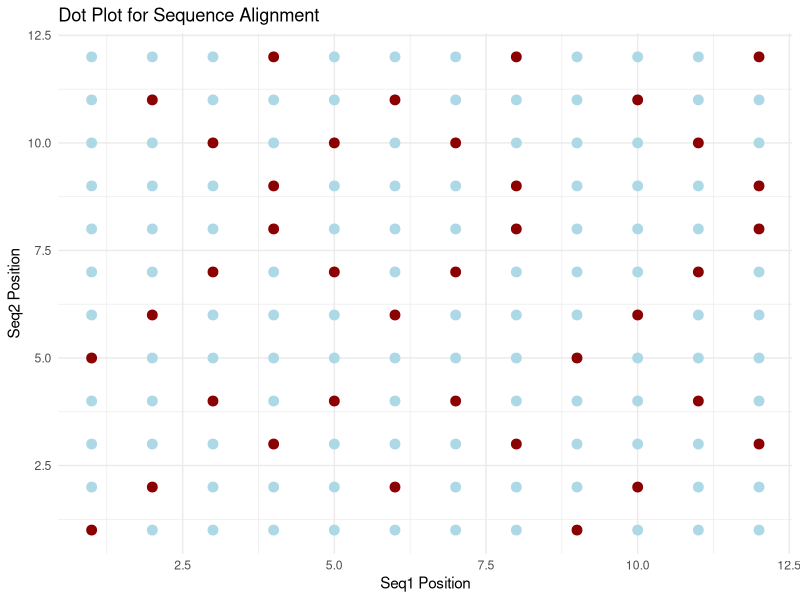

R code for this plot:
## ---- chunk 1
knitr::opts_chunk$set(echo = TRUE)
## ---- chunk 2
# Load necessary package
library(ggplot2)

# Define the function
generate_dot_plot <- function(seq1, seq2) {
  # Create matrix to store matches
  dot_plot_matrix <- matrix(0, nrow = nchar(seq1), ncol = nchar(seq2))

  # Fill matrix with match indicators
  for (i in 1:nchar(seq1)) {
    for (j in 1:nchar(seq2)) {
      if (substr(seq1, i, i) == substr(seq2, j, j)) {
        dot_plot_matrix[i, j] <- 1
      }
    }
  }

  # Convert matrix into data frame
  dot_plot_data <- expand.grid(Seq1_Pos = 1:nchar(seq1), Seq2_Pos = 1:nchar(seq2))
  dot_plot_data$Match <- as.vector(dot_plot_matrix)

  # Plot with ggplot2 using namespace-safe syntax
  ggplot2::ggplot(dot_plot_data, ggplot2::aes(x = .data$Seq1_Pos, y = .data$Seq2_Pos)) +
    ggplot2::geom_point(ggplot2::aes(color = factor(.data$Match)), size = 3) +
    ggplot2::scale_color_manual(values = c("0" = "lightblue", "1" = "darkred")) +
    ggplot2::labs(
      title = "Dot Plot for Sequence Alignment",
      x = "Seq1 Position",
      y = "Seq2 Position"
    ) +
    ggplot2::theme_minimal() +
    ggplot2::theme(legend.position = "none")
}

# Generate and display the plot
generate_dot_plot("ACGTGCGTACGT", "ACTGACGTTGCT")
